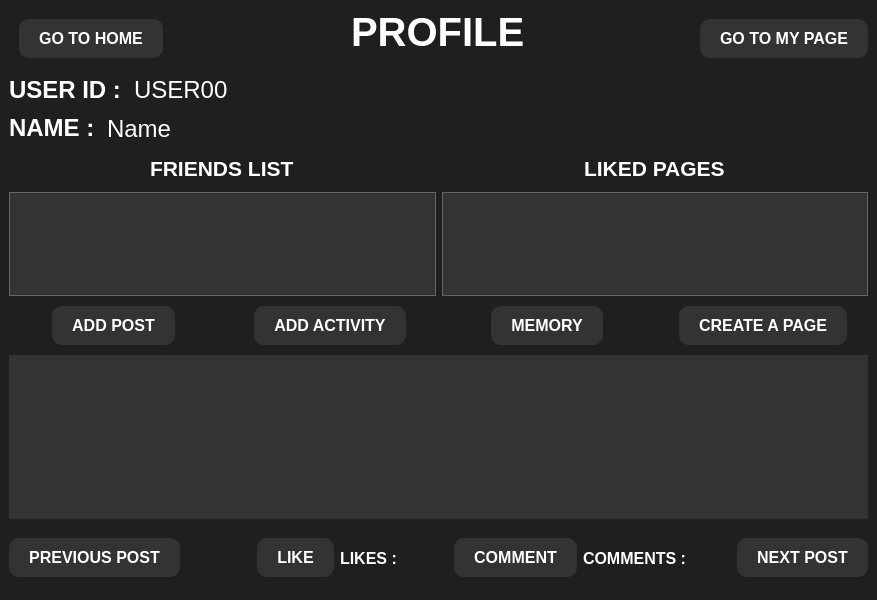
<?xml version="1.0" encoding="UTF-8"?>
<ui version="4.0">
 <class>MyProfile</class>
 <widget class="QMainWindow" name="MyProfile">
  <property name="geometry">
   <rect>
    <x>0</x>
    <y>0</y>
    <width>877</width>
    <height>600</height>
   </rect>
  </property>
  <property name="windowTitle">
   <string>MainWindow</string>
  </property>
  <property name="styleSheet">
   <string notr="true">background-color: rgb(31, 31, 31);
</string>
  </property>
  <widget class="QWidget" name="centralwidget">
   <layout class="QVBoxLayout" name="verticalLayout" stretch="1,9">
    <item>
     <layout class="QVBoxLayout" name="verticalLayout_3">
      <item>
       <layout class="QHBoxLayout" name="horizontalLayout">
        <item>
         <layout class="QHBoxLayout" name="horizontalLayout_2">
          <item alignment="Qt::AlignLeft|Qt::AlignTop">
           <widget class="QPushButton" name="pushButton">
            <property name="styleSheet">
             <string notr="true">QPushButton {
    border: none;
    border-radius: 10px;
    background-color: #333333;
    color: white;
    padding: 10px 20px;
	margin-top:10px;
	margin-left:10px;
    font-size: 16px;
    font-weight: bold;
    text-transform: uppercase;
    outline: none;
}

QPushButton:hover {
    background-color: #555555;
}</string>
            </property>
            <property name="text">
             <string>GO TO HOME</string>
            </property>
           </widget>
          </item>
         </layout>
        </item>
        <item>
         <layout class="QHBoxLayout" name="horizontalLayout_6">
          <item alignment="Qt::AlignHCenter|Qt::AlignTop">
           <widget class="QLabel" name="label">
            <property name="font">
             <font>
              <pointsize>30</pointsize>
              <bold>true</bold>
             </font>
            </property>
            <property name="styleSheet">
             <string notr="true">color: rgb(255, 255, 255);</string>
            </property>
            <property name="text">
             <string>PROFILE</string>
            </property>
           </widget>
          </item>
         </layout>
        </item>
        <item>
         <layout class="QHBoxLayout" name="horizontalLayout_4">
          <item alignment="Qt::AlignRight|Qt::AlignTop">
           <widget class="QPushButton" name="pushButton_goToPage">
            <property name="styleSheet">
             <string notr="true">QPushButton {
    border: none;
    border-radius: 10px;
    background-color: #333333;
    color: white;
    padding: 10px 20px;
	margin-top:10px;
	margin-left:10px;
    font-size: 16px;
    font-weight: bold;
    text-transform: uppercase;
    outline: none;
}

QPushButton:hover {
    background-color: #555555;
}</string>
            </property>
            <property name="text">
             <string>GO TO MY PAGE</string>
            </property>
           </widget>
          </item>
         </layout>
        </item>
       </layout>
      </item>
     </layout>
    </item>
    <item>
     <layout class="QVBoxLayout" name="verticalLayout_2">
      <item>
       <layout class="QVBoxLayout" name="verticalLayout_4" stretch="2,4,8">
        <item>
         <layout class="QVBoxLayout" name="verticalLayout_8">
          <item>
           <layout class="QVBoxLayout" name="verticalLayout_11">
            <item>
             <layout class="QHBoxLayout" name="horizontalLayout_9" stretch="1,9">
              <item>
               <layout class="QHBoxLayout" name="horizontalLayout_12">
                <item>
                 <widget class="QLabel" name="label_2">
                  <property name="font">
                   <font>
                    <pointsize>18</pointsize>
                    <bold>true</bold>
                   </font>
                  </property>
                  <property name="styleSheet">
                   <string notr="true">color: rgb(255, 255, 255);</string>
                  </property>
                  <property name="text">
                   <string>USER ID : </string>
                  </property>
                 </widget>
                </item>
               </layout>
              </item>
              <item>
               <layout class="QHBoxLayout" name="horizontalLayout_11">
                <item>
                 <widget class="QLabel" name="label_userId">
                  <property name="font">
                   <font>
                    <pointsize>18</pointsize>
                   </font>
                  </property>
                  <property name="styleSheet">
                   <string notr="true">color: rgb(255, 255, 255);</string>
                  </property>
                  <property name="text">
                   <string>USER00</string>
                  </property>
                 </widget>
                </item>
               </layout>
              </item>
             </layout>
            </item>
           </layout>
          </item>
          <item>
           <layout class="QVBoxLayout" name="verticalLayout_10">
            <item>
             <layout class="QHBoxLayout" name="horizontalLayout_13" stretch="1,9">
              <item>
               <layout class="QHBoxLayout" name="horizontalLayout_16">
                <item alignment="Qt::AlignLeft|Qt::AlignVCenter">
                 <widget class="QLabel" name="label_3">
                  <property name="font">
                   <font>
                    <pointsize>18</pointsize>
                    <bold>true</bold>
                   </font>
                  </property>
                  <property name="styleSheet">
                   <string notr="true">color: rgb(255, 255, 255);</string>
                  </property>
                  <property name="text">
                   <string>NAME : </string>
                  </property>
                 </widget>
                </item>
               </layout>
              </item>
              <item>
               <layout class="QHBoxLayout" name="horizontalLayout_14">
                <item>
                 <widget class="QLabel" name="label_name">
                  <property name="font">
                   <font>
                    <pointsize>18</pointsize>
                   </font>
                  </property>
                  <property name="styleSheet">
                   <string notr="true">color: rgb(255, 255, 255);</string>
                  </property>
                  <property name="text">
                   <string>Name</string>
                  </property>
                 </widget>
                </item>
               </layout>
              </item>
             </layout>
            </item>
           </layout>
          </item>
         </layout>
        </item>
        <item>
         <layout class="QVBoxLayout" name="verticalLayout_9">
          <item>
           <layout class="QHBoxLayout" name="horizontalLayout_5" stretch="5,5">
            <item>
             <layout class="QHBoxLayout" name="horizontalLayout_10">
              <item>
               <layout class="QVBoxLayout" name="verticalLayout_5" stretch="1,3">
                <item>
                 <layout class="QVBoxLayout" name="verticalLayout_6">
                  <item alignment="Qt::AlignHCenter|Qt::AlignVCenter">
                   <widget class="QLabel" name="label_5">
                    <property name="font">
                     <font>
                      <pointsize>16</pointsize>
                      <bold>true</bold>
                     </font>
                    </property>
                    <property name="styleSheet">
                     <string notr="true">color: rgb(255, 255, 255);</string>
                    </property>
                    <property name="text">
                     <string>FRIENDS LIST</string>
                    </property>
                   </widget>
                  </item>
                 </layout>
                </item>
                <item>
                 <layout class="QVBoxLayout" name="verticalLayout_13">
                  <item>
                   <widget class="QListWidget" name="listWidget_friends">
                    <property name="font">
                     <font>
                      <family>Arial</family>
                      <pointsize>-1</pointsize>
                     </font>
                    </property>
                    <property name="styleSheet">
                     <string notr="true">QListWidget {
    background-color: #333333;
    border: 1px solid #666666;
    color: #CCCCCC;
    font-family: Arial;
    font-size: 12px;
}

QListWidget::item {
    background-color: #444444;
    padding: 8px;
}

QListWidget::item:hover {
    background-color: #555555;
}

QListWidget::item:selected {
    background-color: #007ACC;
    color: #FFFFFF;
}

QListWidget::item:selected:!active {
    background-color: #007ACC;
    color: #FFFFFF;
}

QListWidget::item:selected:active {
    background-color: #005C99;
}
</string>
                    </property>
                    <property name="itemAlignment">
                     <set>Qt::AlignCenter</set>
                    </property>
                   </widget>
                  </item>
                 </layout>
                </item>
               </layout>
              </item>
             </layout>
            </item>
            <item>
             <layout class="QHBoxLayout" name="horizontalLayout_7">
              <item>
               <layout class="QVBoxLayout" name="verticalLayout_14" stretch="1,3">
                <item>
                 <layout class="QVBoxLayout" name="verticalLayout_17">
                  <item alignment="Qt::AlignHCenter|Qt::AlignVCenter">
                   <widget class="QLabel" name="label_6">
                    <property name="font">
                     <font>
                      <pointsize>16</pointsize>
                      <bold>true</bold>
                     </font>
                    </property>
                    <property name="styleSheet">
                     <string notr="true">color: rgb(255, 255, 255);</string>
                    </property>
                    <property name="text">
                     <string>LIKED PAGES</string>
                    </property>
                   </widget>
                  </item>
                 </layout>
                </item>
                <item>
                 <layout class="QVBoxLayout" name="verticalLayout_15">
                  <item>
                   <widget class="QListWidget" name="listWidget_likedPages">
                    <property name="styleSheet">
                     <string notr="true">QListWidget {
    background-color: #333333;
    border: 1px solid #666666;
    color: #CCCCCC;
    font-family: Arial;
    font-size: 12px;
}

QListWidget::item {
    background-color: #444444;
    padding: 8px;
}

QListWidget::item:hover {
    background-color: #555555;
}

QListWidget::item:selected {
    background-color: #007ACC;
    color: #FFFFFF;
}

QListWidget::item:selected:!active {
    background-color: #007ACC;
    color: #FFFFFF;
}

QListWidget::item:selected:active {
    background-color: #005C99;
}
</string>
                    </property>
                    <property name="itemAlignment">
                     <set>Qt::AlignCenter</set>
                    </property>
                   </widget>
                  </item>
                 </layout>
                </item>
               </layout>
              </item>
             </layout>
            </item>
           </layout>
          </item>
         </layout>
        </item>
        <item>
         <layout class="QVBoxLayout" name="verticalLayout_7" stretch="1,5">
          <item>
           <layout class="QVBoxLayout" name="verticalLayout_19">
            <item>
             <layout class="QHBoxLayout" name="horizontalLayout_19">
              <item>
               <layout class="QHBoxLayout" name="horizontalLayout_21">
                <item alignment="Qt::AlignHCenter|Qt::AlignVCenter">
                 <widget class="QPushButton" name="pushButton_addPost">
                  <property name="styleSheet">
                   <string notr="true">QPushButton {
    border: none;
    border-radius: 10px;
    background-color: #333333;
    color: white;
    padding: 10px 20px;
    font-size: 16px;
    font-weight: bold;
    text-transform: uppercase;
    outline: none;
}

QPushButton:hover {
    background-color: #555555;
}</string>
                  </property>
                  <property name="text">
                   <string>ADD POST</string>
                  </property>
                 </widget>
                </item>
               </layout>
              </item>
              <item>
               <layout class="QHBoxLayout" name="horizontalLayout_22">
                <item alignment="Qt::AlignHCenter|Qt::AlignVCenter">
                 <widget class="QPushButton" name="pushButton_addActivity">
                  <property name="styleSheet">
                   <string notr="true">QPushButton {
    border: none;
    border-radius: 10px;
    background-color: #333333;
    color: white;
    padding: 10px 20px;
    font-size: 16px;
    font-weight: bold;
    text-transform: uppercase;
    outline: none;
}

QPushButton:hover {
    background-color: #555555;
}</string>
                  </property>
                  <property name="text">
                   <string>ADD ACTIVITY</string>
                  </property>
                 </widget>
                </item>
               </layout>
              </item>
              <item>
               <layout class="QHBoxLayout" name="horizontalLayout_17">
                <item alignment="Qt::AlignHCenter|Qt::AlignVCenter">
                 <widget class="QPushButton" name="pushButton_memory">
                  <property name="styleSheet">
                   <string notr="true">QPushButton {
    border: none;
    border-radius: 10px;
    background-color: #333333;
    color: white;
    padding: 10px 20px;
    font-size: 16px;
    font-weight: bold;
    text-transform: uppercase;
    outline: none;
}

QPushButton:hover {
    background-color: #555555;
}</string>
                  </property>
                  <property name="text">
                   <string>MEMORY</string>
                  </property>
                 </widget>
                </item>
               </layout>
              </item>
              <item>
               <layout class="QHBoxLayout" name="horizontalLayout_20">
                <item alignment="Qt::AlignHCenter|Qt::AlignVCenter">
                 <widget class="QPushButton" name="pushButton_addCreatePage">
                  <property name="styleSheet">
                   <string notr="true">QPushButton {
    border: none;
    border-radius: 10px;
    background-color: #333333;
    color: white;
    padding: 10px 20px;
    font-size: 16px;
    font-weight: bold;
    text-transform: uppercase;
    outline: none;
}

QPushButton:hover {
    background-color: #555555;
}</string>
                  </property>
                  <property name="text">
                   <string>CREATE A PAGE</string>
                  </property>
                 </widget>
                </item>
               </layout>
              </item>
             </layout>
            </item>
           </layout>
          </item>
          <item>
           <layout class="QVBoxLayout" name="verticalLayout_18" stretch="5,2">
            <item>
             <layout class="QVBoxLayout" name="verticalLayout_21">
              <item>
               <layout class="QHBoxLayout" name="horizontalLayout_18" stretch="10">
                <item>
                 <layout class="QHBoxLayout" name="horizontalLayout_25">
                  <item>
                   <widget class="QLabel" name="label_Post">
                    <property name="font">
                     <font>
                      <pointsize>20</pointsize>
                      <bold>true</bold>
                     </font>
                    </property>
                    <property name="styleSheet">
                     <string notr="true">color: rgb(255, 255, 255);
background-color: #333333;</string>
                    </property>
                    <property name="text">
                     <string/>
                    </property>
                    <property name="alignment">
                     <set>Qt::AlignCenter</set>
                    </property>
                   </widget>
                  </item>
                 </layout>
                </item>
               </layout>
              </item>
             </layout>
            </item>
            <item>
             <layout class="QVBoxLayout" name="verticalLayout_20">
              <item>
               <layout class="QHBoxLayout" name="horizontalLayout_26" stretch="1,0,1,1,1,1,0,1">
                <item>
                 <layout class="QHBoxLayout" name="horizontalLayout_28">
                  <item alignment="Qt::AlignLeft|Qt::AlignVCenter">
                   <widget class="QPushButton" name="pushButton_previousPost">
                    <property name="styleSheet">
                     <string notr="true">QPushButton {
    border: none;
    border-radius: 10px;
    background-color: #333333;
    color: white;
    padding: 10px 20px;
    font-size: 16px;
    font-weight: bold;
    text-transform: uppercase;
    outline: none;
}

QPushButton:hover {
    background-color: #555555;
}</string>
                    </property>
                    <property name="text">
                     <string>PREVIOUS POST</string>
                    </property>
                   </widget>
                  </item>
                 </layout>
                </item>
                <item>
                 <spacer name="horizontalSpacer">
                  <property name="orientation">
                   <enum>Qt::Horizontal</enum>
                  </property>
                  <property name="sizeHint" stdset="0">
                   <size>
                    <width>40</width>
                    <height>20</height>
                   </size>
                  </property>
                 </spacer>
                </item>
                <item>
                 <layout class="QHBoxLayout" name="horizontalLayout_3">
                  <item alignment="Qt::AlignRight|Qt::AlignVCenter">
                   <widget class="QPushButton" name="pushButton_like">
                    <property name="styleSheet">
                     <string notr="true">QPushButton {
    border: none;
    border-radius: 10px;
    background-color: #333333;
    color: white;
    padding: 10px 20px;
    font-size: 16px;
    font-weight: bold;
    text-transform: uppercase;
    outline: none;
}

QPushButton:hover {
    background-color: #555555;
}</string>
                    </property>
                    <property name="text">
                     <string>LIKE</string>
                    </property>
                   </widget>
                  </item>
                 </layout>
                </item>
                <item>
                 <layout class="QHBoxLayout" name="horizontalLayout_29">
                  <item>
                   <widget class="QLabel" name="label_likesCount">
                    <property name="font">
                     <font>
                      <pointsize>12</pointsize>
                      <bold>true</bold>
                     </font>
                    </property>
                    <property name="styleSheet">
                     <string notr="true">color: rgb(255, 255, 255);</string>
                    </property>
                    <property name="text">
                     <string>LIKES : </string>
                    </property>
                   </widget>
                  </item>
                 </layout>
                </item>
                <item>
                 <layout class="QHBoxLayout" name="horizontalLayout_8">
                  <item alignment="Qt::AlignRight|Qt::AlignVCenter">
                   <widget class="QPushButton" name="pushButton_addComment">
                    <property name="styleSheet">
                     <string notr="true">QPushButton {
    border: none;
    border-radius: 10px;
    background-color: #333333;
    color: white;
    padding: 10px 20px;
    font-size: 16px;
    font-weight: bold;
    text-transform: uppercase;
    outline: none;
}

QPushButton:hover {
    background-color: #555555;
}</string>
                    </property>
                    <property name="text">
                     <string>COMMENT</string>
                    </property>
                   </widget>
                  </item>
                 </layout>
                </item>
                <item>
                 <layout class="QHBoxLayout" name="horizontalLayout_30">
                  <item>
                   <widget class="QLabel" name="label_commentsCount">
                    <property name="font">
                     <font>
                      <pointsize>12</pointsize>
                      <bold>true</bold>
                     </font>
                    </property>
                    <property name="styleSheet">
                     <string notr="true">color: rgb(255, 255, 255);</string>
                    </property>
                    <property name="text">
                     <string>COMMENTS :</string>
                    </property>
                   </widget>
                  </item>
                 </layout>
                </item>
                <item>
                 <spacer name="horizontalSpacer_2">
                  <property name="orientation">
                   <enum>Qt::Horizontal</enum>
                  </property>
                  <property name="sizeHint" stdset="0">
                   <size>
                    <width>40</width>
                    <height>20</height>
                   </size>
                  </property>
                 </spacer>
                </item>
                <item>
                 <layout class="QHBoxLayout" name="horizontalLayout_27">
                  <item alignment="Qt::AlignRight|Qt::AlignVCenter">
                   <widget class="QPushButton" name="pushButton_nextPost">
                    <property name="styleSheet">
                     <string notr="true">QPushButton {
    border: none;
    border-radius: 10px;
    background-color: #333333;
    color: white;
    padding: 10px 20px;
    font-size: 16px;
    font-weight: bold;
    text-transform: uppercase;
    outline: none;
}

QPushButton:hover {
    background-color: #555555;
}</string>
                    </property>
                    <property name="text">
                     <string>NEXT POST</string>
                    </property>
                   </widget>
                  </item>
                 </layout>
                </item>
               </layout>
              </item>
             </layout>
            </item>
           </layout>
          </item>
         </layout>
        </item>
       </layout>
      </item>
     </layout>
    </item>
   </layout>
  </widget>
 </widget>
 <resources/>
 <connections/>
</ui>
